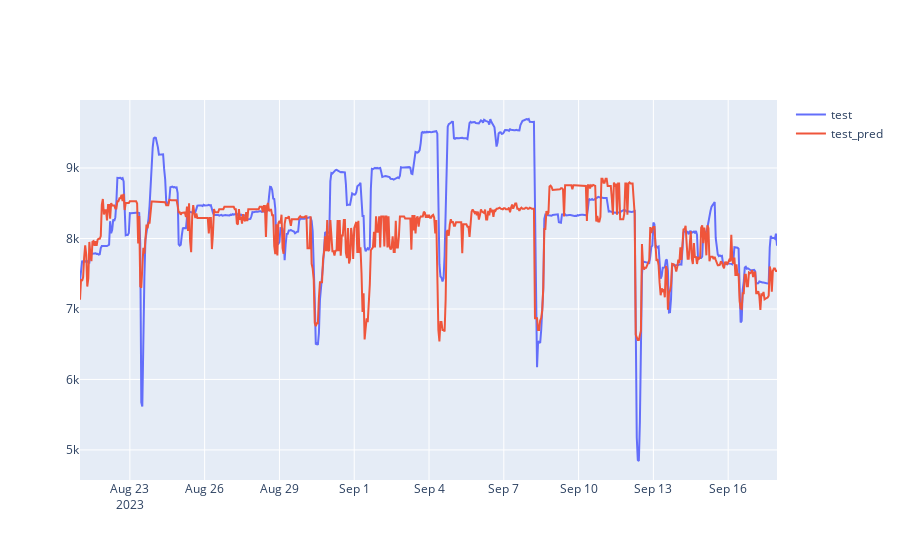

The code cell stored with this chart in its notebook:
### Code cell
fig = go.Figure()
fig.add_trace(go.Scatter(x=y_test.index, y=y_test, mode='lines', name='test'))
fig.add_trace(go.Scatter(x=y_test.index, y=y_test_pred, mode='lines', name='test_pred'))
fig.show()

### Figure 1 — Plotly figure (JSON) as saved in the notebook; plotly's stock layout.template omitted (floating-point values rounded to 4 significant figures; data arrays with more than 128 entries replaced by an {"elided": "..."} marker saying what was removed)
{"data": [{"mode": "lines", "name": "test", "type": "scatter", "x": {"elided": "672 str values"}, "y": {"elided": "672 float values"}}, {"mode": "lines", "name": "test_pred", "type": "scatter", "x": {"elided": "672 str values"}, "y": {"elided": "672 float values"}}], "layout": {}}
